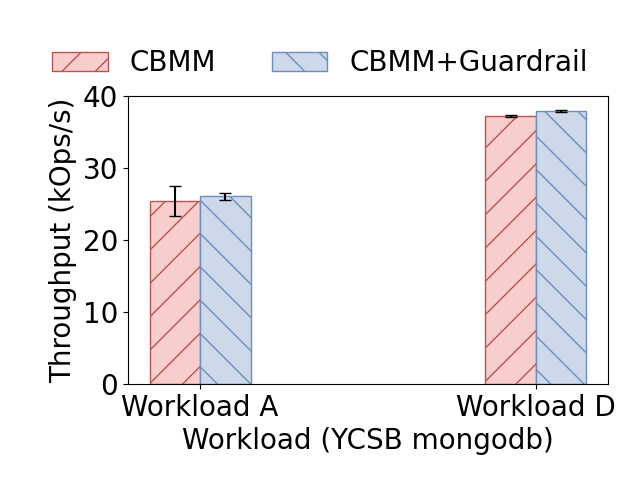

Write Python code to recreate this figure.
import matplotlib.pyplot as plt
import numpy as np

# Example data: 6 experiments × 5 data points each
constant = 0.001
data = np.array([
    [25397.04704, 26075.00445], [37219.13203, 37986.75912]
]) * constant

stdevs = np.array([[2109.468417, 452.2817753], [162.2914176, 138.7438048]]) * constant

colors = ["#D5E8D4", "#FFE6CC", "#F8CECC", "#CDD9E9", "#F1E6C6", "#DBCFE1"]
edge_colors = ["#82B366", "#D79B00", "#B85450", "#6C8EBF", "#D6B656", "#9673A6"]
hatches = ["/", "x", "|", "\\", "+", "-"]
markers = ["o", "^", "P", "s", "v", "^"]

true_colors = [colors[2], colors[3]]
true_hatches = [hatches[0], hatches[3]]
true_edge_colors = [edge_colors[2], edge_colors[3]]

# String labels
methods = [
    "CBMM", "CBMM+Guardrail"
]

workloads = [
    "Workload A", "Workload D"
]

num_experiments = data.shape[0]
num_points = data.shape[1]

x = np.arange(num_experiments)
bar_width = 0.15

plt.rcParams["font.size"] = 20
plt.figure()

fig, ax = plt.subplots()

for i in range(num_points):
    offset = (i - num_points / 2) * bar_width + bar_width / 2
    ax.bar(x + offset, data[:, i], width=bar_width, label=methods[i], color = true_colors[i], hatch = true_hatches[i], edgecolor = true_edge_colors[i], yerr = stdevs[:, i], capsize = 4)

# Labels
plt.xlabel('Workload (YCSB mongodb)')
plt.ylabel('Throughput (kOps/s)')
plt.title('')

plt.xticks(x, workloads)
fig.legend(frameon=False, loc="upper center", ncol=2, bbox_to_anchor=(0.5, 0.95)) # Might need to change 1.06
plt.subplots_adjust(top=0.8, bottom=0.2, left=0.2, right=0.95) # Might need to adjust these numbers slightly; don't use tight_layout

plt.savefig("plot.pdf")
plt.savefig("plot.png")
plt.show()
